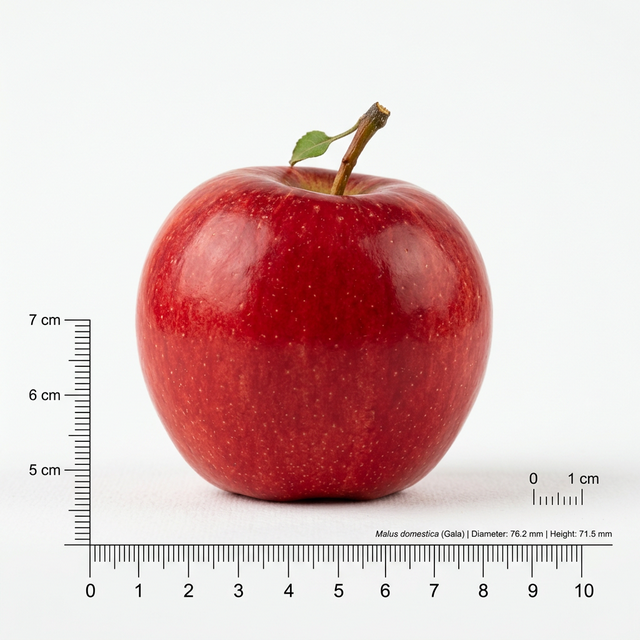
#> input picture week2/images/apple_side_A.png, 640 x 640 px
$ python step3_shape_analysis.py
#> lines starting #> are read from the running program, lines starting #| are printed output that depends on the picture; after the words box and inside, x2 and y2 are one past the last pixel; in counts of white or black regions, pixels touching at a corner belong together
import cv2
import numpy as np
import math
import os

# 앞선 step1, step2 결과 이어받기 가정
script_dir = os.path.dirname(os.path.abspath(__file__))
image_path = os.path.join(script_dir, 'images', 'apple_side_A.png')
img_array = np.fromfile(image_path, np.uint8)
img = cv2.imdecode(img_array, cv2.IMREAD_COLOR)
#> img is the input picture: shape (640, 640, 3); mean B, G, R 192.7, 193.4, 221.5
original_display = img.copy()

gray = cv2.cvtColor(img, cv2.COLOR_BGR2GRAY)
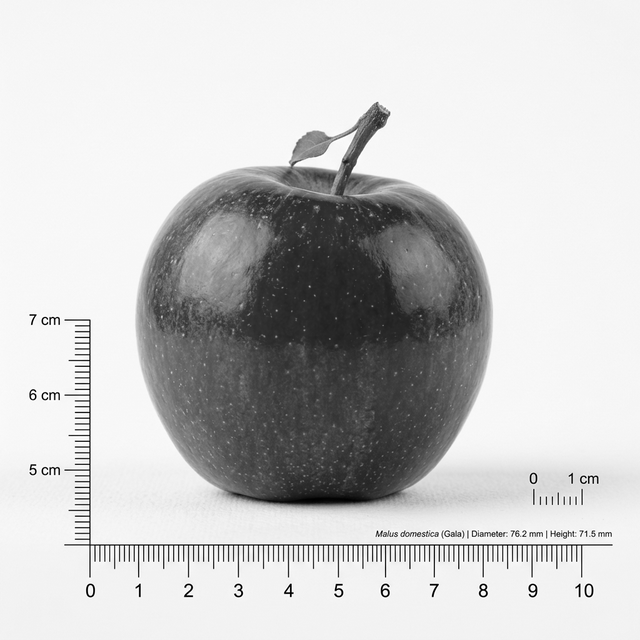
#> gray: shape (640, 640); min 0, max 255, mean 201.7
blurred = cv2.GaussianBlur(gray, (5, 5), 0)
_, thresh = cv2.threshold(blurred, 0, 255, cv2.THRESH_BINARY_INV + cv2.THRESH_OTSU)
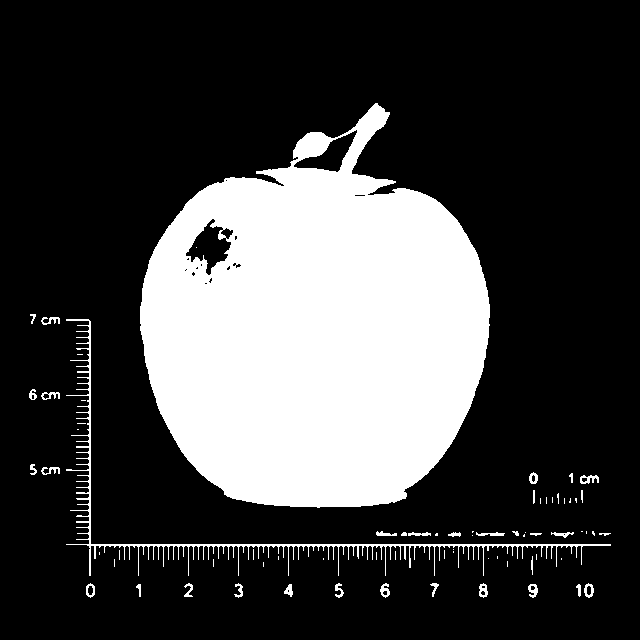
#> thresh: shape (640, 640); 25.2% white; 73 white regions (38 under 20 px)
contours, _ = cv2.findContours(thresh, cv2.RETR_EXTERNAL, cv2.CHAIN_APPROX_SIMPLE)
#> contours = 72 contours, 46 with area under 20; largest, box (x1, y1, x2, y2) and area: (140, 103, 490, 508) 99367, (66, 319, 611, 576) 1401, (584, 583, 594, 598) 95, (86, 583, 95, 598) 90, (580, 475, 599, 484) 87

# 가장 큰 윤곽선인 사과만 선택하여 자나 글자 윤곽선 필터링
if len(contours) > 0:
    cnt = max(contours, key=cv2.contourArea)
#> cnt = contour of 647 points, box (x1, y1, x2, y2) (140, 103, 490, 508), area 99367
    area = cv2.contourArea(cnt)
#> area = 99367
    if area >= 500:
        perimeter = cv2.arcLength(cnt, True)
#> perimeter = 1496.8
        if perimeter > 0:
            # A. 원형도 (Circularity) 산출
            circularity = (4 * math.pi * area) / (perimeter ** 2)
#> circularity = 0.557

            # B. 구형도용 (간접 2D Bounding Box 치수 기반)
            rect = cv2.minAreaRect(cnt)
#> rect = ((319.3, 334.9), (354.8, 368.4), -27.92)
            box = cv2.boxPoints(rect)
#> box = [[248.8, 580.8], [76.33, 255.3], [389.8, 89.12], [562.3, 414.6]]
            box = np.int32(box)
#> box = [[248, 580], [76, 255], [389, 89], [562, 414]]

            dim1, dim2 = rect[1]
#> dim1 = 354.8; dim2 = 368.4
            pixel_L = max(dim1, dim2)
#> pixel_L = 368.4
            pixel_W = min(dim1, dim2)
#> pixel_W = 354.8

            pixel_T = 304.1
            GMD = (pixel_L * pixel_W * pixel_T) ** (1/3)
#> GMD = 341.3
            sphericity = (GMD / pixel_L) * 100
#> sphericity = 92.64

            # 화면 표출 텍스트 및 윤곽선
            cv2.drawContours(original_display, [cnt], -1, (0, 255, 0), 2)
            cv2.drawContours(original_display, [box], 0, (255, 0, 0), 2)

            M = cv2.moments(cnt)
#> M = moments, m00 99367, centre m10/m00, m01/m00 = (314.5, 330.2)
            if M['m00'] != 0:
                cx = int(M['m10'] / M['m00'])
#> cx = 314
                cy = int(M['m01'] / M['m00'])
#> cy = 330

                cv2.putText(original_display, f"Circularity: {circularity:.3f}", (cx - 60, cy - 10), cv2.FONT_HERSHEY_SIMPLEX, 0.6, (0, 0, 255), 2)
                cv2.putText(original_display, f"Sphericity: {sphericity:.1f}%", (cx - 60, cy + 20), cv2.FONT_HERSHEY_SIMPLEX, 0.6, (0, 0, 255), 2)
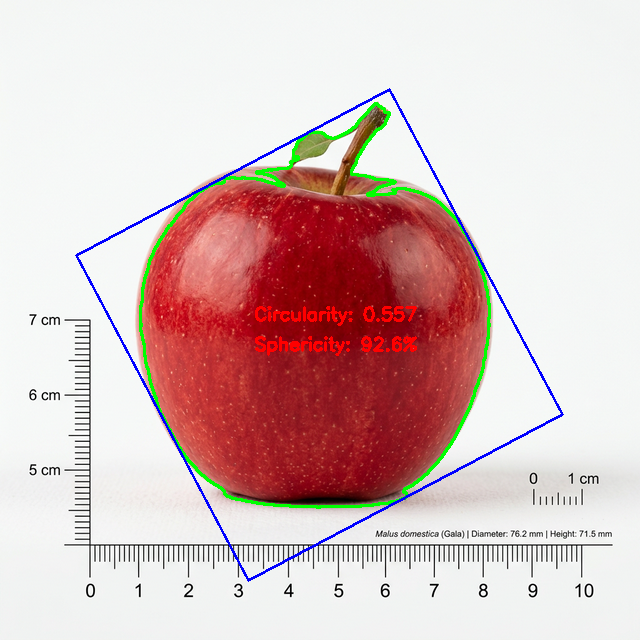
#> original_display: shape (640, 640, 3); mean B, G, R 191.5, 192.5, 217.9

cv2.imshow("Step 3: Final Shape Analysis", original_display)
cv2.waitKey(0)
cv2.destroyAllWindows()

$ run again, with week2/apple_side_B.png copied over week2/images/apple_side_A.png
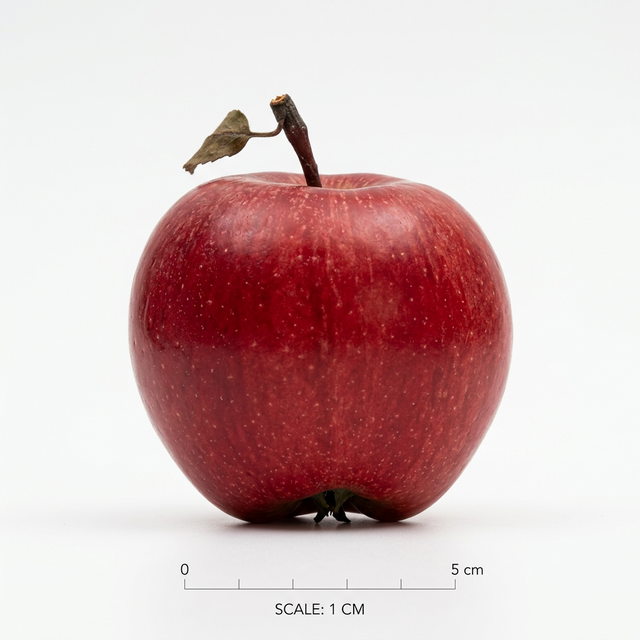
#> input picture week2/apple_side_B.png, 640 x 640 px
#> img is the input picture: shape (640, 640, 3); mean B, G, R 187.6, 187.4, 213
#> `_, thresh = cv2.threshold(blurred, 0, 255, cv2.THRESH_BINARY_INV + cv2..`:
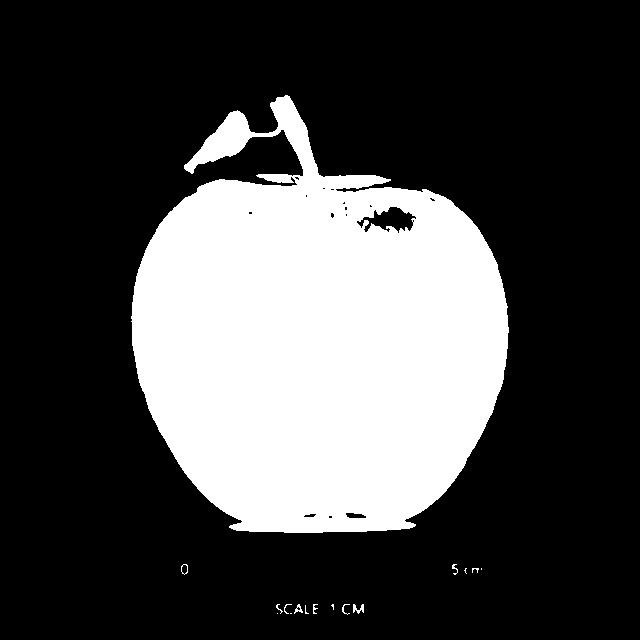
#> thresh: shape (640, 640); 27.9% white; 16 white regions (7 under 20 px)
#> contours = 16 contours, 12 with area under 20; largest, box (x1, y1, x2, y2) and area: (131, 95, 509, 533) 114110, (181, 564, 188, 575) 50, (353, 604, 364, 614) 36, (294, 604, 303, 614) 30
#> cnt = contour of 802 points, box (x1, y1, x2, y2) (131, 95, 509, 533), area 114110
#> area = 114110
#> perimeter = 1983.7
#> circularity = 0.364
#> rect = ((306.6, 342.2), (394.6, 398.2), -57.14)
#> `box = cv2.boxPoints(rect)`: box = [[366.8, 616], [32.26, 399.9], [246.4, 68.46], [580.9, 284.5]]
#> `box = np.int32(box)`: box = [[366, 615], [32, 399], [246, 68], [580, 284]]
#> dim1 = 394.6; dim2 = 398.2
#> pixel_W = 394.6
#> GMD = 362.9
#> sphericity = 91.12
#> M = moments, m00 114110, centre m10/m00, m01/m00 = (317.4, 342.1)
#> cx = 317
#> cy = 342
#> `cv2.putText(original_display, f"Sphericity: {sphericity:.1f}%", (cx - ..`:
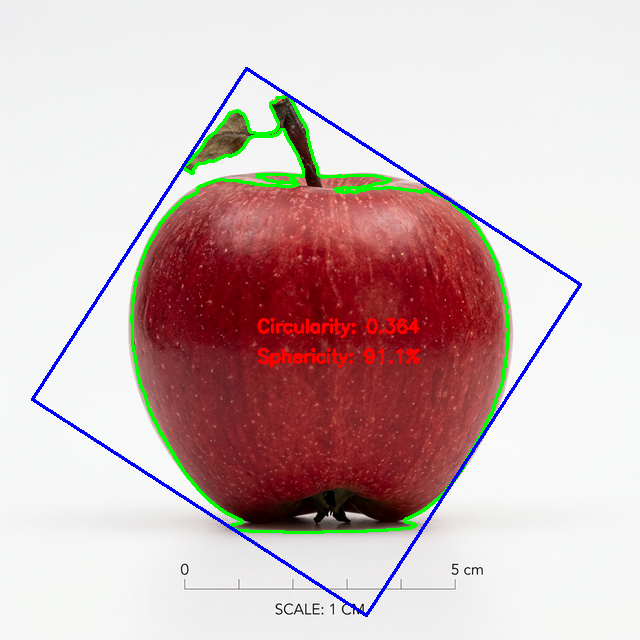
#> original_display: shape (640, 640, 3); mean B, G, R 185.9, 186.1, 208
